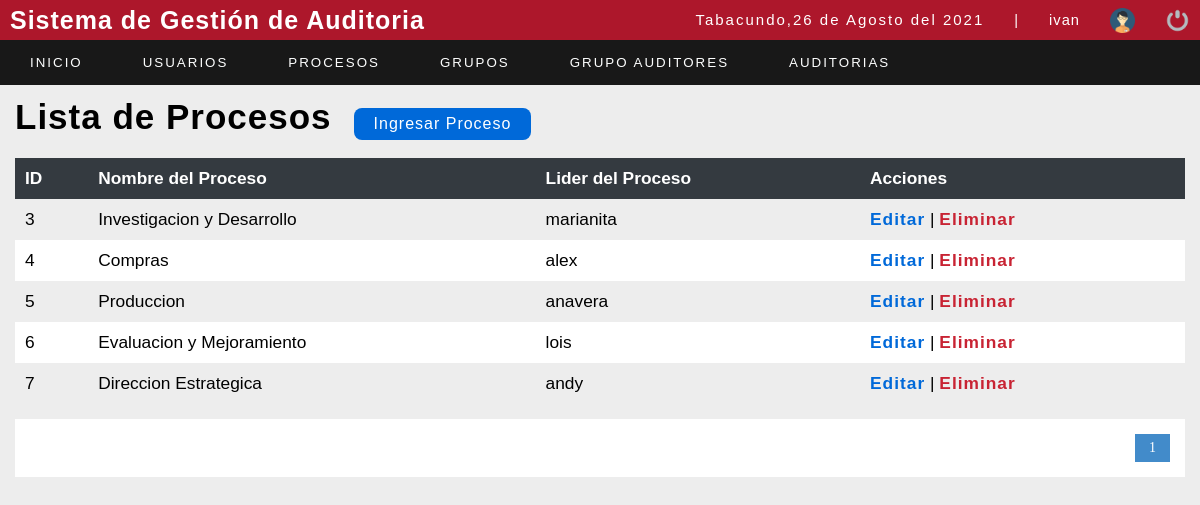
/sistema/listar_procesos.php (signed in), run on the app's committed database.
### tables this page shows
CREATE TABLE `procesos` (
  `idproceso` int(11) NOT NULL,
  `nombreproceso` varchar(50) NOT NULL,
  `liderproceso` int(11) NOT NULL
);

CREATE TABLE `usuario` (
  `id_user` int(11) NOT NULL,
  `user` varchar(20) NOT NULL,
  `password` varchar(100) NOT NULL,
  `correo` varchar(50) NOT NULL,
  `rol` int(11) NOT NULL,
  `estatus` int(11) NOT NULL
);

### sistema/listar_procesos.php (the view, shortened to what this page needs)
<?php
include "../conexion.php";
?>
<!DOCTYPE html>
<html lang="en">
<head>
	<?php include "includes/scripts.php"; ?>
</head>
<body>
	<?php include "includes/header.php"; ?>
	<section id="container">
		<h1>Lista de Procesos</h1>
		<a href="registro_procesos.php" class="btn_new">Ingresar Proceso</a>
		<table>
			<tr>
				<th>ID</th>
				<th>Nombre del Proceso</th>
				<th>Lider del Proceso</th>
				<th>Acciones</th>
			</tr>
			<?php
			$sql_registe = mysqli_query($conection, "SELECT COUNT(*) as total_registro FROM procesos");
			$result_register = mysqli_fetch_array($sql_registe);
			$total_registro = $result_register['total_registro'];
			$por_pagina = 10;
			if (empty($_GET['pagina'])) {
				$pagina = 1;
			} else {
				$pagina = $_GET['pagina'];
			}
			$total_paginas = ceil($total_registro / $por_pagina);
			$query = mysqli_query($conection, "SELECT p.idproceso, p.nombreproceso,u.user from procesos p INNER JOIN usuario u WHERE p.liderproceso=u.id_user");
			$result = mysqli_num_rows($query);
			if ($result > 0) {
				while ($data = mysqli_fetch_array($query)) {
			?>
					<tr>
						<td><?php echo $data[0]; ?></td>
						<td><?php echo $data[1]; ?></td>
						<td><?php echo $data[2]; ?></td>
						<td>
							<a class="link_edit" href="editar_procesos.php?id=<?php echo $data[0]; ?>">Editar</a>
							<?php if ($_SESSION['rol'] == 1) { ?>
								|
								<a class="link_delete" href="eliminar_procesos.php?id=<?php echo $data[0]; ?>">Eliminar</a>
							<?php } ?>
						</td>
					</tr>
			<?php
				}
			}
			?>
		</table>
		<div class="paginador">
			<ul>
				<?php
				for ($i = 1; $i <= $total_paginas; $i++) {
					if ($i == $pagina) {
						echo '<li class="pageSelected">' . $i . '</li>';
					} else {
						echo '<li><a href="?pagina=' . $i . '">' . $i . '</a></li>';
					}
				}
				?>
			</ul>
		</div>
	</section>
</body>
</html>

### sistema/css/style.css (style rules this page uses)
* { margin: 0; padding: 0; box-sizing: border-box; }
body { background: #ededed; }
h1, h2, h3, h4, h5, h6 { font-family: Arial, sans-serif; font-weight: bold; letter-spacing: 1px; }
h1 { font-size: 25px; }
a { text-decoration: none; font-family: Arial, sans-serif; letter-spacing: 1px; }
#container { padding: 90px 15px 15px; }
#container h1 { font-size: 35px; display: inline-block; }
.btn_new { display: inline-block; background: #0069d9; color: #fff; padding: 7px 20px; border-radius: 8px; margin: 18px; }
table { border-collapse: collapse; font-size: 13pt; font-family: Arial, sans-serif; width: 100%; }
table th { text-align: left; padding: 10px; background: #343A40; color: #fff; }
table tr:nth-child(odd) { background: #fff; }
table td { padding: 10px; }
.link_edit { font-weight: bold; color: #0069D9; }
.link_delete { font-weight: bold; color: #C82333; }
.paginador ul { padding: 15px; list-style: none; background: #FFF; margin-top: 15px; display: -webkit-flex; display: -moz-flex; display: -ms-flex; display: -o-flex; display: flex; justify-content: flex-end; }
.paginador a, .pageSelected { color: #428bca; border: 1px solid #ddd; padding: 5px; display: inline-block; font-size: 14px; text-align: center; width: 35px; }
.pageSelected { color: #FFF; background: #428bca; border: 1px solid #428bca; }

### data on the page
procesos: idproceso "3", nombreproceso "Investigacion y Desarrollo", liderproceso.user "marianita"
procesos: idproceso "4", nombreproceso "Compras", liderproceso.user "alex"
procesos: idproceso "5", nombreproceso "Produccion", liderproceso.user "anavera"
procesos: idproceso "6", nombreproceso "Evaluacion y Mejoramiento", liderproceso.user "lois"
procesos: idproceso "7", nombreproceso "Direccion Estrategica", liderproceso.user "andy"

### other printed values
fechaC() "26 de Agosto del 2021"
$_SESSION['user'] "ivan"
